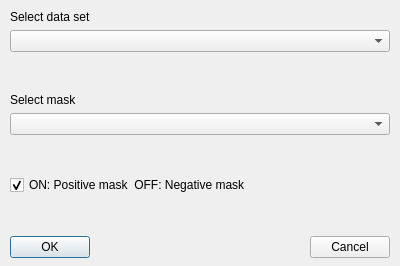
<ui version="4.0" >
 <class>MaskedSelBase</class>
 <widget class="QDialog" name="MaskedSelBase" >
  <property name="geometry" >
   <rect>
    <x>0</x>
    <y>0</y>
    <width>400</width>
    <height>266</height>
   </rect>
  </property>
  <property name="windowTitle" >
   <string>Selector: mask application</string>
  </property>
  <widget class="QWidget" name="Layout3" >
   <property name="geometry" >
    <rect>
     <x>10</x>
     <y>10</y>
     <width>380</width>
     <height>248</height>
    </rect>
   </property>
   <layout class="QVBoxLayout" >
    <property name="spacing" >
     <number>6</number>
    </property>
    <property name="margin" >
     <number>0</number>
    </property>
    <item>
     <widget class="QLabel" name="FirstselLabel" >
      <property name="text" >
       <string>Select data set</string>
      </property>
      <property name="wordWrap" >
       <bool>false</bool>
      </property>
     </widget>
    </item>
    <item>
     <widget class="QComboBox" name="FirstSel" />
    </item>
    <item>
     <spacer name="Spacer4" >
      <property name="orientation" >
       <enum>Qt::Vertical</enum>
      </property>
      <property name="sizeType" >
       <enum>QSizePolicy::Expanding</enum>
      </property>
      <property name="sizeHint" stdset="0" >
       <size>
        <width>20</width>
        <height>20</height>
       </size>
      </property>
     </spacer>
    </item>
    <item>
     <widget class="QLabel" name="SecondselLabel" >
      <property name="text" >
       <string>Select mask</string>
      </property>
      <property name="wordWrap" >
       <bool>false</bool>
      </property>
     </widget>
    </item>
    <item>
     <widget class="QComboBox" name="SecondSel" />
    </item>
    <item>
     <spacer name="Spacer3" >
      <property name="orientation" >
       <enum>Qt::Vertical</enum>
      </property>
      <property name="sizeType" >
       <enum>QSizePolicy::Expanding</enum>
      </property>
      <property name="sizeHint" stdset="0" >
       <size>
        <width>20</width>
        <height>20</height>
       </size>
      </property>
     </spacer>
    </item>
    <item>
     <widget class="QCheckBox" name="MaskTypeBox" >
      <property name="text" >
       <string>ON: Positive mask  OFF: Negative mask</string>
      </property>
      <property name="checked" >
       <bool>true</bool>
      </property>
     </widget>
    </item>
    <item>
     <spacer name="Spacer5" >
      <property name="orientation" >
       <enum>Qt::Vertical</enum>
      </property>
      <property name="sizeType" >
       <enum>QSizePolicy::Expanding</enum>
      </property>
      <property name="sizeHint" stdset="0" >
       <size>
        <width>20</width>
        <height>20</height>
       </size>
      </property>
     </spacer>
    </item>
    <item>
     <layout class="QHBoxLayout" >
      <property name="spacing" >
       <number>6</number>
      </property>
      <property name="margin" >
       <number>0</number>
      </property>
      <item>
       <widget class="QPushButton" name="OKButt" >
        <property name="text" >
         <string>OK</string>
        </property>
       </widget>
      </item>
      <item>
       <spacer name="Spacer1" >
        <property name="orientation" >
         <enum>Qt::Horizontal</enum>
        </property>
        <property name="sizeType" >
         <enum>QSizePolicy::Expanding</enum>
        </property>
        <property name="sizeHint" stdset="0" >
         <size>
          <width>20</width>
          <height>20</height>
         </size>
        </property>
       </spacer>
      </item>
      <item>
       <widget class="QPushButton" name="CancButt" >
        <property name="text" >
         <string>Cancel</string>
        </property>
       </widget>
      </item>
     </layout>
    </item>
   </layout>
  </widget>
 </widget>
 <pixmapfunction>qPixmapFromMimeSource</pixmapfunction>
 <resources/>
 <connections/>
</ui>
